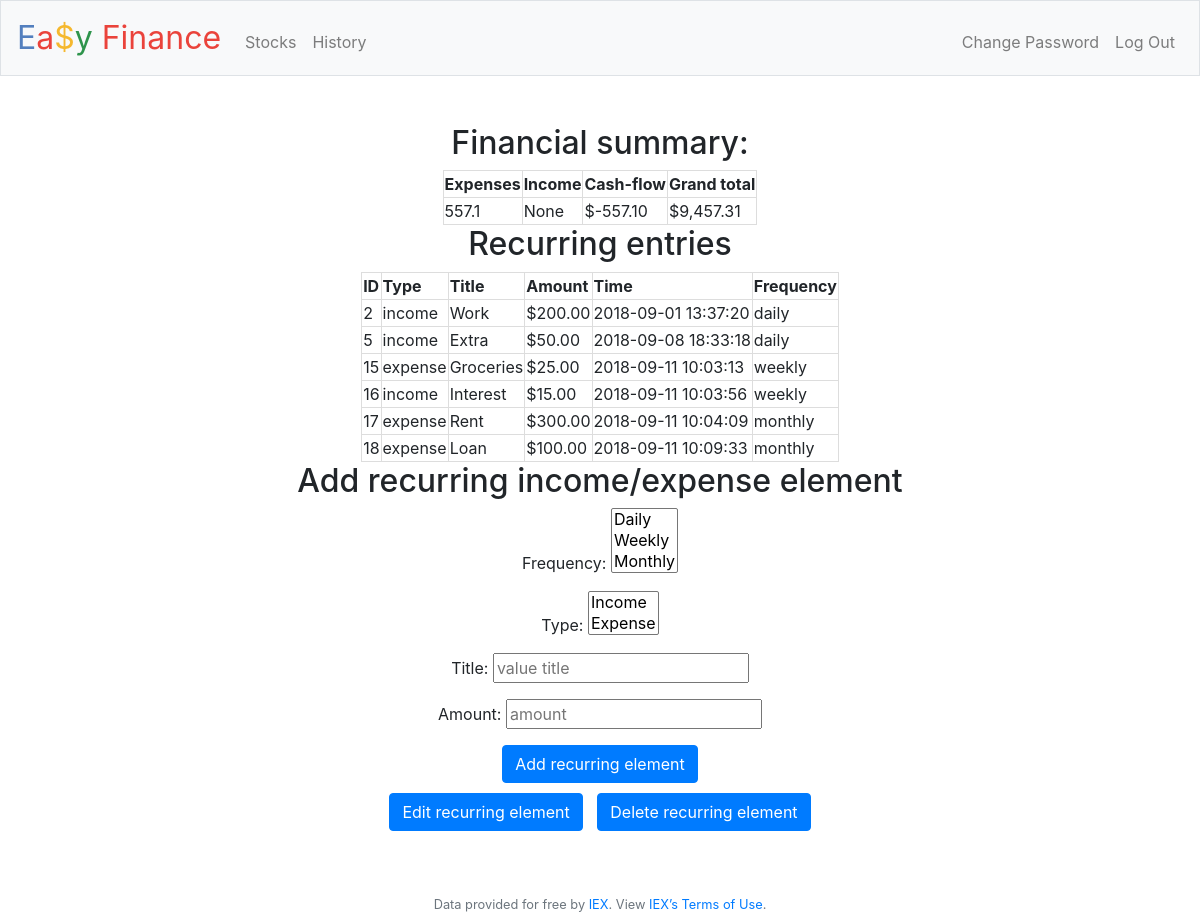
/ (signed in), run on the app's committed database.
### tables this page shows
CREATE TABLE 'users' ('id' INTEGER PRIMARY KEY AUTOINCREMENT NOT NULL, 'username' TEXT NOT NULL, 'hash' TEXT NOT NULL, 'cash' NUMERIC NOT NULL DEFAULT 10000.00 );

CREATE TABLE 'auto_values' ('id' INTEGER PRIMARY KEY AUTOINCREMENT NOT NULL, 'type' TEXT NOT NULL, 'title' TEXT NOT NULL, 'amount' REAL NOT NULL, 'user_id' INTEGER NOT NULL, 'time' DATETIME NOT NULL DEFAULT CURRENT_TIMESTAMP, 'frequency'  TEXT NOT NULL  );

### application.py (the view)
@app.route("/", methods = ["GET", "POST"])
@login_required
def index():
    expenses = db.execute("SELECT SUM(amount) FROM statement WHERE user_id = :iden AND type = 'expense'", iden = session["user_id"])
    income = db.execute("SELECT SUM(amount) FROM statement WHERE user_id = :iden AND type = 'income'", iden = session["user_id"])
    cash = db.execute("SELECT cash FROM users WHERE id = :iden", iden = session["user_id"])
    id_ = db.execute("SELECT id FROM auto_values WHERE user_id = :iden", iden = session["user_id"])
    type_ = db.execute("SELECT type FROM auto_values WHERE user_id = :iden", iden = session["user_id"])
    title = db.execute("SELECT title FROM auto_values WHERE user_id = :iden", iden = session["user_id"])
    amount = db.execute("SELECT amount FROM auto_values WHERE user_id = :iden", iden = session["user_id"])
    time2 = db.execute("SELECT time FROM auto_values WHERE user_id = :iden", iden = session["user_id"])
    frequency = db.execute("SELECT frequency FROM auto_values WHERE user_id = :iden", iden = session["user_id"])
    j = len(id_)
    if type(income[0]["SUM(amount)"]) == type(None) and type(expenses[0]["SUM(amount)"]) == type(None):
        grand_total = 0
    elif type(expenses[0]["SUM(amount)"]) == type(None):
        grand_total = income[0]["SUM(amount)"]
    elif type(income[0]["SUM(amount)"]) == type(None):
        grand_total = -1 * (expenses[0]["SUM(amount)"])
    else:
        grand_total = income[0]["SUM(amount)"] - expenses[0]["SUM(amount)"]
    return render_template("index.html", expenses = expenses, income = income, grand_total = usd(grand_total), usd = usd,
     id_ = id_, type_ = type_, title = title, amount = amount, time = time2, frequency = frequency, j = j, cash = cash[0]['cash'])

### application.py (called while the page is built)
@app.after_request
def after_request(response):
    response.headers["Cache-Control"] = "no-cache, no-store, must-revalidate"
    response.headers["Expires"] = 0
    response.headers["Pragma"] = "no-cache"
    return response

### helpers.py (called while the page is built)
def login_required(f):
    @wraps(f)
    def decorated_function(*args, **kwargs):
        if session.get("user_id") is None:
            return redirect("/login")
        return f(*args, **kwargs)
    return decorated_function

def usd(value):
    return f"${value:,.2f}"

### templates/index.html (shortened to what this page needs)
{% extends "layout.html" %}
{% block main %}
    <div main>
        <div tables>
           <table align = "center">
                <h2>Financial summary:</h2>
                <tr>
                    <th>Expenses</th>
                    <th>Income</th>
                    <th>Cash-flow</th>
                    <th>Grand total</th>
                </tr>
                <tr>
                    <td>{{ expenses[0]['SUM(amount)'] }}</td>
                    <td>{{ income[0]['SUM(amount)'] }}</td>
                    <td>{{ grand_total }}</td>
                    <td>{{ usd(cash) }}</td>
                </tr>
                </table>
        </div>
        <div tables>
           <table align = "center">
                <h2>Recurring entries</h2>
                <tr>
                    <th>ID</th>
                    <th>Type</th>
                    <th>Title</th>
                    <th>Amount</th>
                    <th>Time</th>
                    <th>Frequency</th>
                </tr>
                {% for i in range(j) %}
                    <tr>
                        <td>{{ id_[i]["id"] }}</td>
                        <td>{{ type_[i]["type"] }}</td>
                        <td>{{ title[i]["title"] }}</td>
                        <td>{{ usd(amount[i]["amount"]) }}</td>
                        <td>{{ time[i]["time"] }}</td>
                        <td>{{ frequency[i]["frequency"] }}</td>
                    </tr>
                {% endfor %}
              </table>
        </div>
        <form id = "auto_values" name ="auto_values" action = "/auto_values" method = "POST">
            <div class = "form-group">
                <h2>Add recurring income/expense element</h2>
                <p>Frequency:
                    <select name = "frequency" id = "frequency" size = "3">
                        <option id = "daily" name = "daily" value = "daily">Daily</option>
                        <option id = "weekly" name = "weekly" value = "weekly">Weekly</option>
                        <option id = "monthly" name = "monthly" value = "monthly">Monthly</option>
                    </select>
                </p>
                <p>
                    Type: <select name = "auto_type" id = "auto_type" size = "2">
                    <option id = "auto_income" name = "auto_income" value = "income">Income</option>
                    <option id = "auto_expense" name = "auto_expense" value = "expense">Expense</option>
                </select>
                <p> Title:
                    <input id = "auto_title" name = "auto_title" type = "text" placeholder = "value title">
                </p>
                <p>
                    Amount:
                    <input id = "auto_amount" name = "auto_amount" type = "number" min = "0" step = "any" placeholder = "amount">
                </p>
            </div>
            <button class="btn btn-primary" type="submit">Add recurring element</button>
        </form>
        <p style ="padding-top: 10px">
            <button style = "margin-right: 10px" class="btn btn-primary" type="button" id = "editauto">Edit recurring element</button>
            <button class="btn btn-primary" type="button" id = "deleteauto">Delete recurring element</button>
        </p>
    </div>
{% endblock %}

### static/styles.css (style rules this page uses)
div.tables table, tr { width: 100%; border: 1px solid black; text-align: left; }
th, td { padding: 15 px; border: 1px solid #ddd; }

### data on the page
users: cash "$9,457.31"
auto_values: id "2", type "income", title "Work", amount "$200.00", time "2018-09-01 13:37:20", frequency "daily"
auto_values: id "5", type "income", title "Extra", amount "$50.00", time "2018-09-08 18:33:18", frequency "daily"
auto_values: id "15", type "expense", title "Groceries", amount "$25.00", time "2018-09-11 10:03:13", frequency "weekly"
auto_values: id "16", type "income", title "Interest", amount "$15.00", time "2018-09-11 10:03:56", frequency "weekly"
auto_values: id "17", type "expense", title "Rent", amount "$300.00", time "2018-09-11 10:04:09", frequency "monthly"
auto_values: id "18", type "expense", title "Loan", amount "$100.00", time "2018-09-11 10:09:33", frequency "monthly"

### other printed values
{{ expenses[0]['SUM(amount)'] }} "557.1"
{{ income[0]['SUM(amount)'] }} "None"
{{ grand_total }} "$-557.10"
